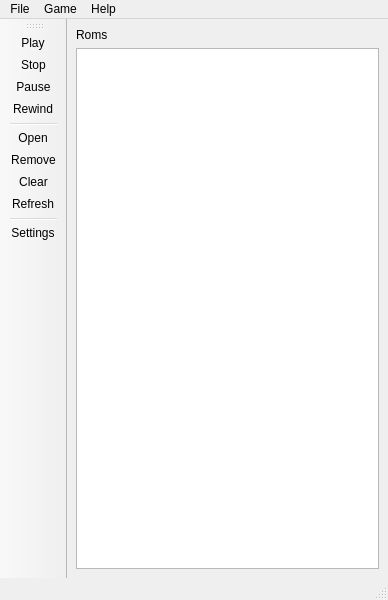
<?xml version="1.0" encoding="UTF-8"?>
<ui version="4.0">
 <class>MainWindow</class>
 <widget class="QMainWindow" name="MainWindow">
  <property name="geometry">
   <rect>
    <x>0</x>
    <y>0</y>
    <width>388</width>
    <height>600</height>
   </rect>
  </property>
  <property name="acceptDrops">
   <bool>true</bool>
  </property>
  <property name="windowTitle">
   <string notr="true">QFCPP</string>
  </property>
  <widget class="QWidget" name="centralwidget">
   <layout class="QVBoxLayout" name="verticalLayout">
    <item>
     <widget class="QLabel" name="label_roms">
      <property name="text">
       <string notr="true">Roms</string>
      </property>
      <property name="buddy">
       <cstring>list_view_roms</cstring>
      </property>
     </widget>
    </item>
    <item>
     <widget class="QListView" name="list_view_roms">
      <property name="contextMenuPolicy">
       <enum>Qt::CustomContextMenu</enum>
      </property>
      <property name="editTriggers">
       <set>QAbstractItemView::NoEditTriggers</set>
      </property>
     </widget>
    </item>
   </layout>
  </widget>
  <widget class="QMenuBar" name="menubar">
   <property name="geometry">
    <rect>
     <x>0</x>
     <y>0</y>
     <width>388</width>
     <height>22</height>
    </rect>
   </property>
   <widget class="QMenu" name="menuFile">
    <property name="title">
     <string>File</string>
    </property>
    <addaction name="action_open"/>
    <addaction name="separator"/>
    <addaction name="action_settings"/>
    <addaction name="separator"/>
    <addaction name="action_exit"/>
   </widget>
   <widget class="QMenu" name="menuGame">
    <property name="title">
     <string>Game</string>
    </property>
    <addaction name="action_play"/>
    <addaction name="action_stop"/>
    <addaction name="action_pause"/>
    <addaction name="action_quick_save"/>
    <addaction name="action_quick_load"/>
    <addaction name="action_rewind"/>
    <addaction name="action_reset"/>
    <addaction name="separator"/>
    <addaction name="action_save_state"/>
    <addaction name="action_load_state"/>
    <addaction name="action_auto_resume"/>
   </widget>
   <widget class="QMenu" name="menuHelp">
    <property name="title">
     <string>Help</string>
    </property>
    <addaction name="action_about"/>
   </widget>
   <addaction name="menuFile"/>
   <addaction name="menuGame"/>
   <addaction name="menuHelp"/>
  </widget>
  <widget class="QStatusBar" name="statusbar"/>
  <widget class="QToolBar" name="tool_bar">
   <property name="windowTitle">
    <string notr="true"/>
   </property>
   <property name="toolButtonStyle">
    <enum>Qt::ToolButtonTextBesideIcon</enum>
   </property>
   <attribute name="toolBarArea">
    <enum>LeftToolBarArea</enum>
   </attribute>
   <attribute name="toolBarBreak">
    <bool>false</bool>
   </attribute>
   <addaction name="action_play"/>
   <addaction name="action_stop"/>
   <addaction name="action_pause"/>
   <addaction name="action_rewind"/>
   <addaction name="separator"/>
   <addaction name="action_open"/>
   <addaction name="action_remove"/>
   <addaction name="action_clear"/>
   <addaction name="action_refresh"/>
   <addaction name="separator"/>
   <addaction name="action_settings"/>
  </widget>
  <action name="action_open">
   <property name="text">
    <string>Open</string>
   </property>
  </action>
  <action name="action_refresh">
   <property name="text">
    <string>Refresh</string>
   </property>
  </action>
  <action name="action_play">
   <property name="text">
    <string>Play</string>
   </property>
  </action>
  <action name="action_stop">
   <property name="text">
    <string>Stop</string>
   </property>
  </action>
  <action name="action_settings">
   <property name="text">
    <string>Settings</string>
   </property>
  </action>
  <action name="action_exit">
   <property name="text">
    <string>Exit</string>
   </property>
  </action>
  <action name="action_remove">
   <property name="text">
    <string>Remove</string>
   </property>
  </action>
  <action name="action_clear">
   <property name="text">
    <string>Clear</string>
   </property>
  </action>
  <action name="action_pause">
   <property name="text">
    <string>Pause</string>
   </property>
  </action>
  <action name="action_quick_save">
   <property name="text">
    <string>Quick Save</string>
   </property>
  </action>
  <action name="action_quick_load">
   <property name="text">
    <string>Quick Load</string>
   </property>
  </action>
  <action name="action_rewind">
   <property name="text">
    <string>Rewind</string>
   </property>
  </action>
  <action name="action_reset">
   <property name="text">
    <string>Reset</string>
   </property>
  </action>
  <action name="action_about">
   <property name="text">
    <string>About</string>
   </property>
  </action>
  <action name="action_save_state">
   <property name="text">
    <string>Save State</string>
   </property>
  </action>
  <action name="action_load_state">
   <property name="text">
    <string>Load State</string>
   </property>
  </action>
  <action name="action_auto_resume">
   <property name="checkable">
    <bool>true</bool>
   </property>
   <property name="text">
    <string>Auto Resume</string>
   </property>
  </action>
 </widget>
 <resources/>
 <connections>
  <connection>
   <sender>action_exit</sender>
   <signal>triggered()</signal>
   <receiver>MainWindow</receiver>
   <slot>close()</slot>
   <hints>
    <hint type="sourcelabel">
     <x>-1</x>
     <y>-1</y>
    </hint>
    <hint type="destinationlabel">
     <x>179</x>
     <y>299</y>
    </hint>
   </hints>
  </connection>
 </connections>
</ui>
